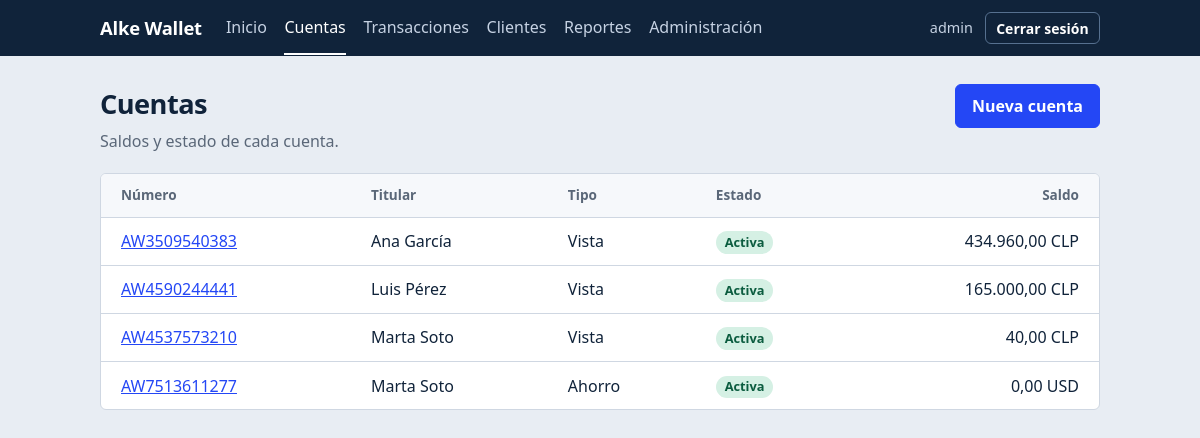
Page /cuentas/ (signed in) on the committed database.
### gestion/models.py (models this page shows, shortened)
class Cuenta(models.Model):
    class Tipo(models.TextChoices):
        AHORRO = "AHORRO", "Ahorro"
        CORRIENTE = "CORRIENTE", "Corriente"
        VISTA = "VISTA", "Vista"
    class Moneda(models.TextChoices):
        CLP = "CLP", "Peso chileno (CLP)"
        USD = "USD", "Dólar (USD)"
    cliente = models.ForeignKey(
        Cliente, on_delete=models.PROTECT, related_name="cuentas"
    )
    numero = models.CharField(max_length=20, unique=True, editable=False)
    tipo = models.CharField(max_length=10, choices=Tipo.choices, default=Tipo.VISTA)
    moneda = models.CharField(
        max_length=3, choices=Moneda.choices, default=Moneda.CLP
    )
    saldo = models.DecimalField(
        max_digits=14,
        decimal_places=2,
        default=Decimal("0.00"),
        editable=False,  # solo cambia mediante transacciones (ver services.py)
        validators=[MinValueValidator(Decimal("0.00"))],
    )
    activa = models.BooleanField(default=True)
    creada = models.DateTimeField(auto_now_add=True)
    class Meta:
        ordering = ["cliente__nombre", "numero"]
        constraints = [
            models.CheckConstraint(
                condition=Q(saldo__gte=0), name="cuenta_saldo_no_negativo"
            )
        ]
    def get_absolute_url(self):
        return reverse("gestion:cuenta_detalle", args=[self.pk])

class Cliente(models.Model):
    usuario = models.OneToOneField(
        settings.AUTH_USER_MODEL,
        on_delete=models.SET_NULL,
        null=True,
        blank=True,
        related_name="cliente",
    )
    nombre = models.CharField(max_length=100)
    email = models.EmailField(unique=True)
    telefono = models.CharField(
        max_length=20, blank=True, null=True, validators=[validador_telefono]
    )
    favoritos = models.ManyToManyField(
        "self", symmetrical=False, blank=True, related_name="favorito_de"
    )
    fecha_registro = models.DateTimeField(auto_now_add=True)
    class Meta:
        ordering = ["nombre"]
    def __str__(self):
        return self.nombre

### gestion/views.py (the view)
# urls.py: path("cuentas/", views.CuentaListView.as_view(), name="cuenta_lista"),
class CuentaListView(LoginRequiredMixin, ListView):
    template_name = "gestion/cuenta_list.html"
    context_object_name = "cuentas"
    paginate_by = 10
    def get_queryset(self):
        return consultas.cuentas_visibles(self.request.user)

### gestion/consultas.py (called while the page is built)
def cuentas_visibles(user):
    qs = Cuenta.objects.select_related("cliente")
    return qs if user.is_staff else qs.filter(cliente__usuario=user)

### templates/gestion/cuenta_list.html (shortened to what this page needs)
{% extends "base.html" %}
{% block contenido %}
<div class="cabecera">
  <div><h1>Cuentas</h1><p class="sub">Saldos y estado de cada cuenta.</p></div>
  <a class="btn" href="{% url 'gestion:cuenta_crear' %}">Nueva cuenta</a>
</div>
<div class="panel panel--tabla">
  {% if cuentas %}
  <table>
    <thead><tr><th>Número</th><th>Titular</th><th>Tipo</th><th>Estado</th><th class="der">Saldo</th></tr></thead>
    <tbody>{% for c in cuentas %}
      <tr>
        <td><a href="{{ c.get_absolute_url }}">{{ c.numero }}</a></td>
        <td>{{ c.cliente }}</td>
        <td>{{ c.get_tipo_display }}</td>
        <td>{% if c.activa %}<span class="etiqueta etiqueta--ok">Activa</span>{% else %}<span class="etiqueta etiqueta--off">Inactiva</span>{% endif %}</td>
        <td class="der num">{{ c.saldo|floatformat:"2g" }} {{ c.moneda }}</td>
      </tr>
    {% endfor %}</tbody>
  </table>
  {% else %}<p class="vacio">No hay cuentas. Crea la primera con «Nueva cuenta».</p>{% endif %}
</div>
{% endblock %}

### templates/base.html (shortened to what this page needs)
{% load static %}<!DOCTYPE html>
<html lang="es">
<head>
  <link rel="stylesheet" href="{% static 'css/alke.css' %}">
</head>
<body>
  <header class="barra">
    <div class="barra__interior">
      <a class="marca" href="{% url 'gestion:inicio' %}">Alke Wallet</a>
      {% if user.is_authenticated %}
      {% with ruta=request.resolver_match.url_name %}
      <nav aria-label="Principal">
        <a href="{% url 'gestion:inicio' %}" {% if ruta == 'inicio' %}aria-current="page"{% endif %}>Inicio</a>
        <a href="{% url 'gestion:cuenta_lista' %}" {% if 'cuenta' in ruta %}aria-current="page"{% endif %}>Cuentas</a>
        <a href="{% url 'gestion:transaccion_lista' %}" {% if 'transaccion' in ruta %}aria-current="page"{% endif %}>Transacciones</a>
        <a href="{% url 'gestion:cliente_lista' %}" {% if 'cliente' in ruta %}aria-current="page"{% endif %}>Clientes</a>
        {% if user.is_staff %}
        <a href="{% url 'gestion:reportes' %}" {% if ruta == 'reportes' %}aria-current="page"{% endif %}>Reportes</a>
        <a href="{% url 'admin:index' %}">Administración</a>
        {% endif %}
      </nav>
      {% endwith %}
      <div class="barra__usuario">
        <span>{{ user.get_username }}</span>
        <form method="post" action="{% url 'logout' %}">
          <button class="btn btn--chico btn--fantasma" type="submit">Cerrar sesión</button>
        </form>
      </div>
      {% endif %}
    </div>
  </header>
  <main>
    {% block contenido %}{% endblock %}
  </main>
</body>
</html>

### static/css/alke.css (style rules this page uses)
:root { --tinta: #10233a; --lienzo: #e8edf3; --papel: #ffffff; --cobalto: #2447f5; --cobalto-oscuro: #1a35c2; --apagado: #5a6778; --linea: #cfd7e2; --positivo: #0e7f57; --negativo: #b8352b; --aviso: #fff4d6; --radio: 6px; --fuente: ui-sans-serif, "Segoe UI", Roboto, "Helvetica Neue", Arial, sans-serif; }
* { box-sizing: border-box; }
html { font-size: 16px; }
body { margin: 0; font-family: var(--fuente); color: var(--tinta); background: var(--lienzo); line-height: 1.5; }
a { color: var(--cobalto); }
.num { font-variant-numeric: tabular-nums; }
.barra { background: var(--tinta); color: #fff; }
.barra__interior { max-width: 1040px; margin: 0 auto; padding: 0 1.25rem; display: flex; align-items: center; gap: 1.5rem; flex-wrap: wrap; min-height: 56px; }
.marca { font-weight: 700; font-size: 1.15rem; color: #fff; text-decoration: none; letter-spacing: -0.01em; }
.barra nav { display: flex; gap: 1.1rem; flex-wrap: wrap; flex: 1; }
.barra nav a { color: #c6d2e3; text-decoration: none; padding: 0.9rem 0; border-bottom: 2px solid transparent; }
.barra nav a:hover, .barra nav a[aria-current="page"] { color: #fff; border-bottom-color: #fff; }
.barra__usuario { display: flex; align-items: center; gap: 0.75rem; font-size: 0.9rem; color: #c6d2e3; }
.barra__usuario form { margin: 0; }
main { max-width: 1040px; margin: 0 auto; padding: 1.75rem 1.25rem 3rem; }
h1 { font-size: 1.7rem; margin: 0 0 0.25rem; letter-spacing: -0.02em; }
.sub { color: var(--apagado); margin: 0 0 1.5rem; }
.cabecera { display: flex; justify-content: space-between; align-items: flex-start; gap: 1rem; flex-wrap: wrap; margin-bottom: 1.25rem; }
.cabecera .sub { margin-bottom: 0; }
.panel { background: var(--papel); border: 1px solid var(--linea); border-radius: var(--radio); padding: 1.25rem; margin-bottom: 1.25rem; }
.panel--tabla { padding: 0; overflow-x: auto; }
table { width: 100%; border-collapse: collapse; }
th, td { text-align: left; padding: 0.7rem 1.25rem; border-bottom: 1px solid var(--linea); vertical-align: middle; }
th { font-weight: 600; color: var(--apagado); font-size: 0.85rem; background: #f6f8fb; }
tbody tr:last-child td { border-bottom: none; }
td.der, th.der { text-align: right; }
.btn { display: inline-block; font: inherit; font-weight: 600; cursor: pointer; text-decoration: none; padding: 0.55rem 1rem; border-radius: var(--radio); border: 1px solid var(--cobalto); background: var(--cobalto); color: #fff; }
.btn--chico { padding: 0.3rem 0.65rem; font-size: 0.875rem; }
.btn--fantasma { background: transparent; color: #fff; border-color: #56708f; }
.etiqueta { display: inline-block; padding: 0.1rem 0.55rem; border-radius: 999px; font-size: 0.8rem; font-weight: 600; background: #e3e9f2; color: var(--tinta); }
.etiqueta--ok { background: #d5f0e4; color: #0b5c3f; }

### rows in the picture
Cuenta: numero "AW3509540383", cliente "Ana García", tipo "Vista", activa "Activa", saldo "434.960,00", moneda "CLP"
Cuenta: numero "AW4590244441", cliente "Luis Pérez", tipo "Vista", activa "Activa", saldo "165.000,00", moneda "CLP"
Cuenta: numero "AW4537573210", cliente "Marta Soto", tipo "Vista", activa "Activa", saldo "40,00", moneda "CLP"
Cuenta: numero "AW7513611277", cliente "Marta Soto", tipo "Ahorro", activa "Activa", saldo "0,00", moneda "USD"

### other values in the picture
{{ user.get_username }} "admin"
